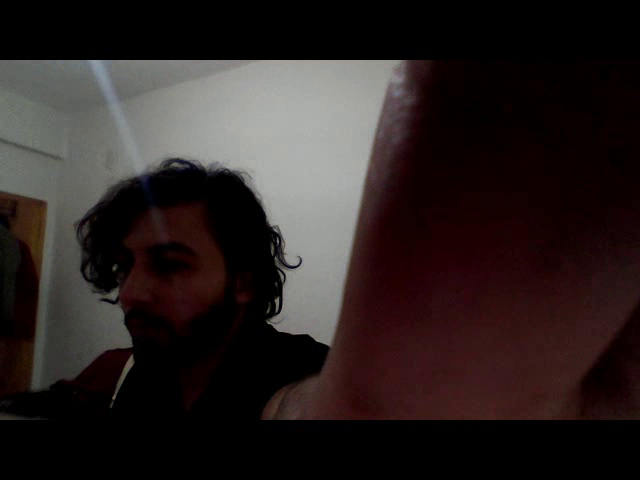
#> input picture frame 10 of Bölüm 2-3 OpenCV ile Görüntü İşleme/video_kaydi.mp4, 640 x 480 px, given in place of MOT17-04-DPM.mp4, which was not available
$ python '4 multi_object_tracking.py'
#> lines starting #> are read from the running program, lines starting #| are printed output that depends on the picture; after the words box and inside, x2 and y2 are one past the last pixel; in counts of white or black regions, pixels touching at a corner belong together; pictures that were not available may be replaced by others from this repository, and a replacement may not be noted
import cv2


OPENCV_OBJECT_TRACKERS = {"csrt"        : cv2.legacy.TrackerCSRT_create,
                          "kcf"         : cv2.legacy.TrackerKCF_create,
                          "boosting"    : cv2.legacy.TrackerBoosting_create,
                          "mil"         : cv2.legacy.TrackerMIL_create,
                          "tld"         : cv2.legacy.TrackerTLD_create,
                          "medianflow"  : cv2.legacy.TrackerMedianFlow_create,
                          "mosse"       : cv2.legacy.TrackerMOSSE_create
}

tracker_name = "kcf"

trackers = cv2.legacy.MultiTracker_create()

video_path = "MOT17-04-DPM.mp4"
cap = cv2.VideoCapture(video_path)

fps = 30
f = 0

while True:
    ret, frame = cap.read()
#> frame is the input picture: shape (480, 640, 3); mean B, G, R 33.5, 34.3, 43

    (H, W) = frame.shape[:2]
#> H = 480; W = 640
    # hepsini alırsak 3. channel rgb veya hsv
    # olduğunu gösterir.
    frame = cv2.resize(frame, dsize = (960,540))
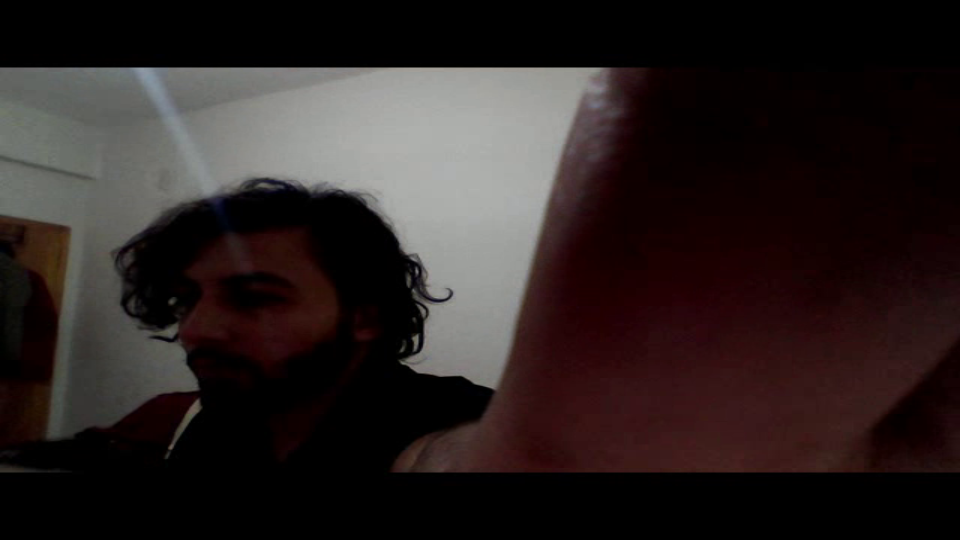
#> frame: shape (540, 960, 3); mean B, G, R 33.4, 34.3, 43

    (success, boxes) = trackers.update(frame)
#> success = True; boxes = ()

    info = [("Tracker", tracker_name),
            ("Success", "Yes" if success else "No")]
#> info = [('Tracker', 'kcf'), ('Success', 'Yes')]

    string_text = ""

    for (i, (k, v)) in enumerate(info):
        text = f"{k}: {v}"
        string_text = string_text + text + " "
#> this loop made 2 passes

    cv2.putText(frame, string_text, (10, 20), cv2.FONT_HERSHEY_SIMPLEX, 0.6, (0,0,255), 2)
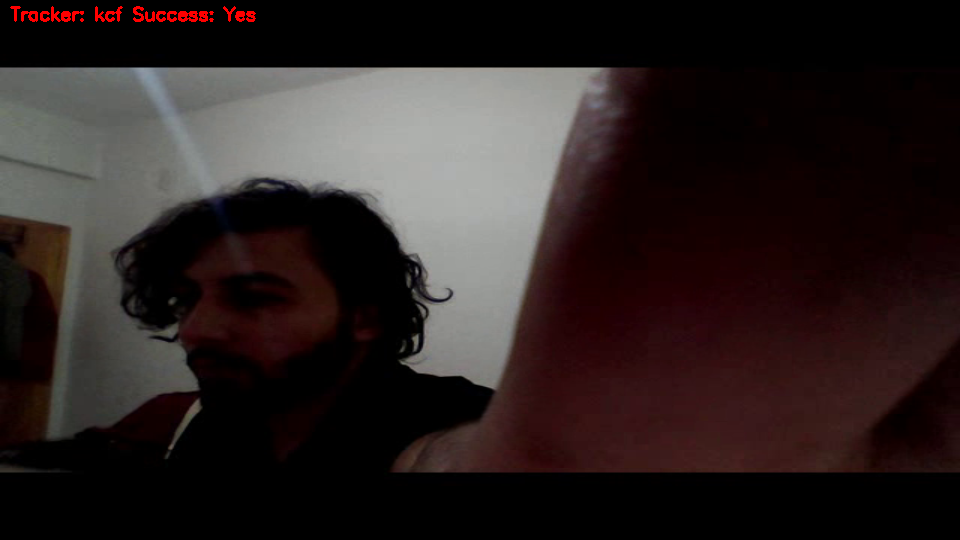
#> frame: shape (540, 960, 3); 0.29% of pixels changed, all inside (x1, y1, x2, y2) = (10, 6, 256, 22)

    for box in boxes:
        (x, y, w, h) = [int(v) for v in box]
        cv2.rectangle(frame, (x,y), (x + w, y + h), (0, 255, 0), 2)
#> this loop made 0 passes

    cv2.imshow("Frame", frame)
    key = cv2.waitKey(1) & 0xFF
#> (key q is pressed here)

    if key == ord("t"):
        box = cv2.selectROI("Frame", frame, fromCenter = False)

        tracker = OPENCV_OBJECT_TRACKERS[tracker_name]()
        trackers.add(tracker, frame, box)
        # birden fazla tracker ekliyoruz ve birden fazla trackerımız olduğu
        # için birden fazla da nesne takip edebiliyoruz.

    elif key == ord("q"): break

    f = f + 1


cap.release()
cv2.destroyAllWindows()

$ run again, starting later in the video
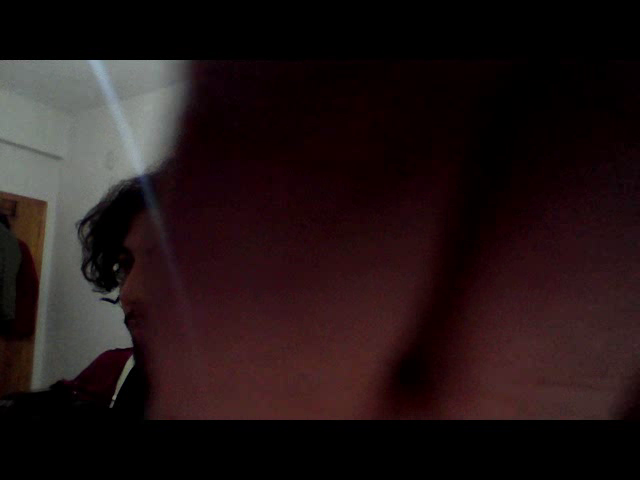
#> input picture frame 45 of Bölüm 2-3 OpenCV ile Görüntü İşleme/video_kaydi.mp4, 640 x 480 px, given in place of MOT17-04-DPM.mp4, which was not available
#> frame is the input picture: shape (480, 640, 3); mean B, G, R 21.5, 20.8, 33.8
#> `frame = cv2.resize(frame, dsize = (960,540))`:
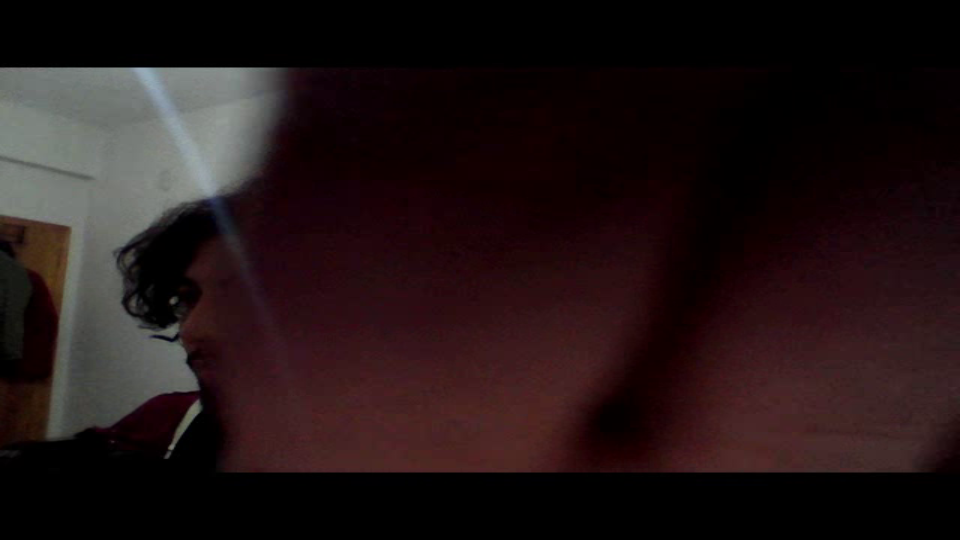
#> frame: shape (540, 960, 3); mean B, G, R 21.4, 20.7, 33.7
#> success = True; boxes = ()
#> info = [('Tracker', 'kcf'), ('Success', 'Yes')]
#> the loop `for (i, (k, v)) in enumerate(info):` made 2 passes
#> `cv2.putText(frame, string_text, (10, 20), cv2.FONT_HERSHEY_SIMPLEX, 0...`:
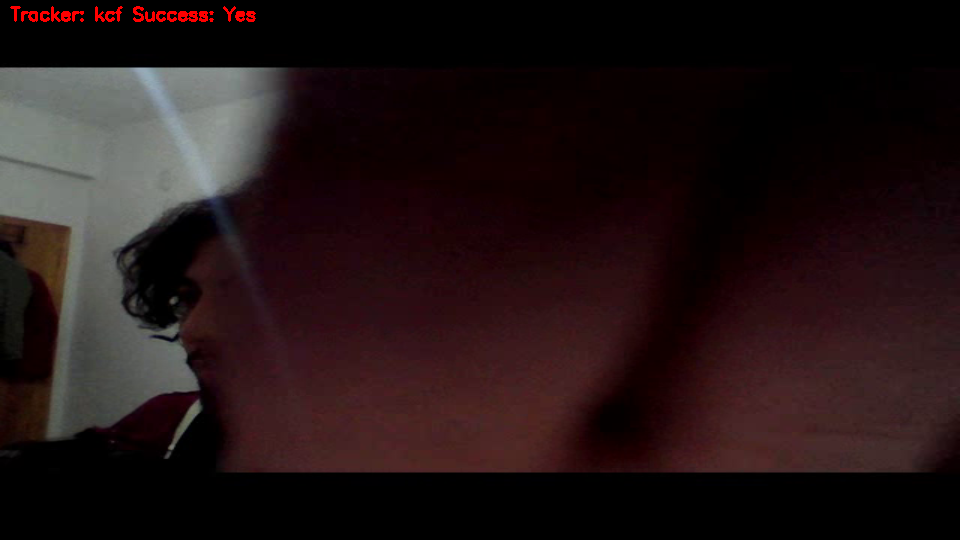
#> frame: shape (540, 960, 3); 0.29% of pixels changed, all inside (x1, y1, x2, y2) = (10, 6, 256, 22)

$ run again, starting later in the video
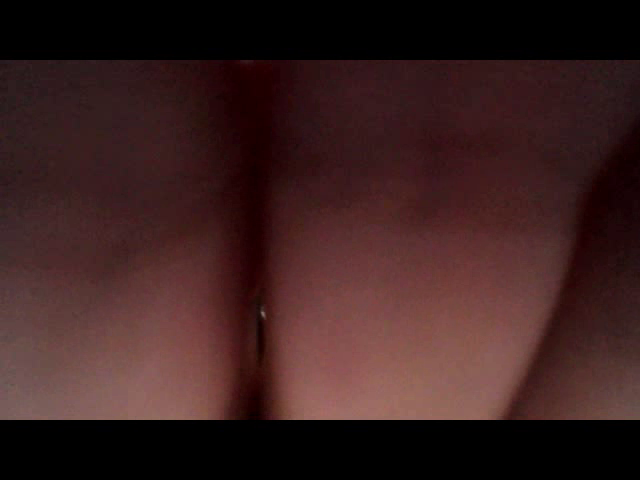
#> input picture frame 80 of Bölüm 2-3 OpenCV ile Görüntü İşleme/video_kaydi.mp4, 640 x 480 px, given in place of MOT17-04-DPM.mp4, which was not available
#> frame is the input picture: shape (480, 640, 3); mean B, G, R 31.1, 31.8, 57.9
#> `frame = cv2.resize(frame, dsize = (960,540))`:
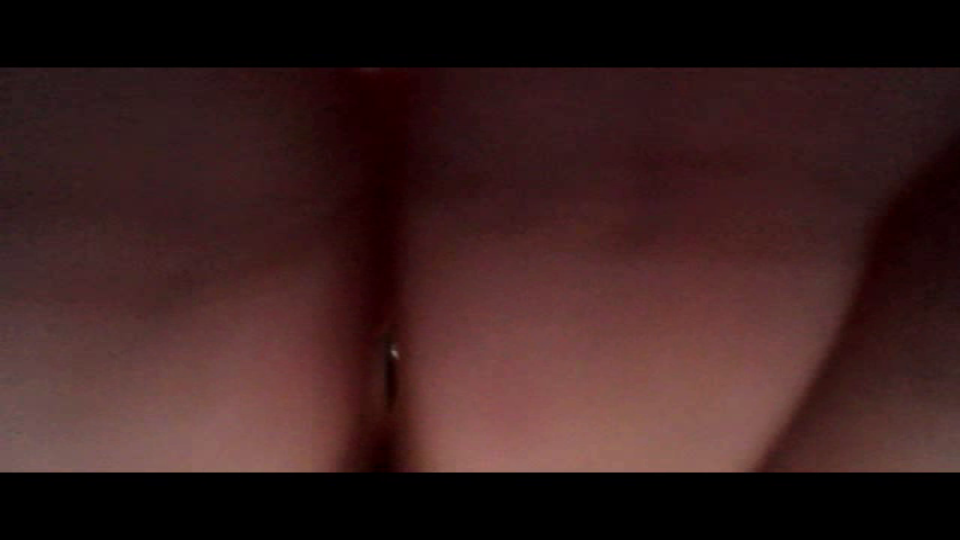
#> frame: shape (540, 960, 3); mean B, G, R 31, 31.7, 57.9
#> success = True; boxes = ()
#> info = [('Tracker', 'kcf'), ('Success', 'Yes')]
#> the loop `for (i, (k, v)) in enumerate(info):` made 2 passes
#> `cv2.putText(frame, string_text, (10, 20), cv2.FONT_HERSHEY_SIMPLEX, 0...`:
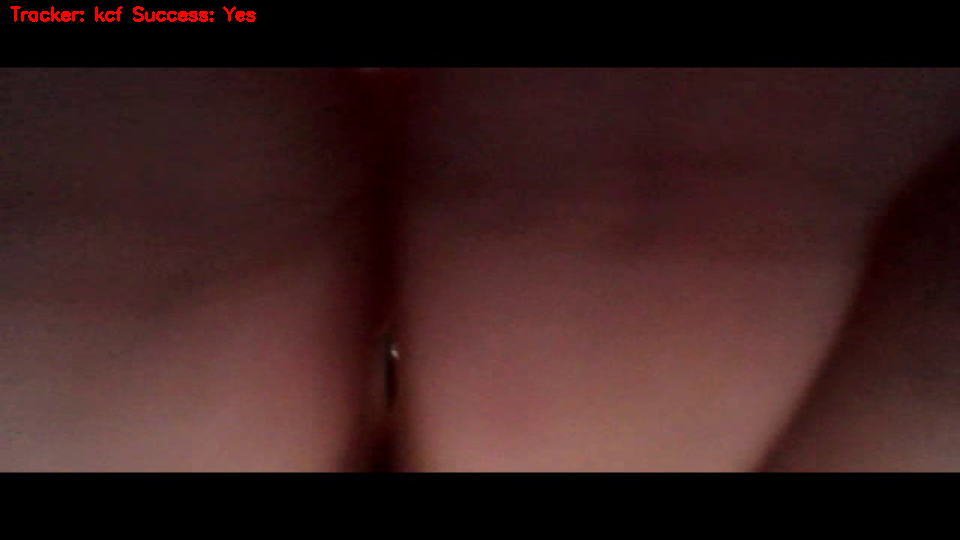
#> frame: shape (540, 960, 3); 0.29% of pixels changed, all inside (x1, y1, x2, y2) = (10, 6, 256, 22)
